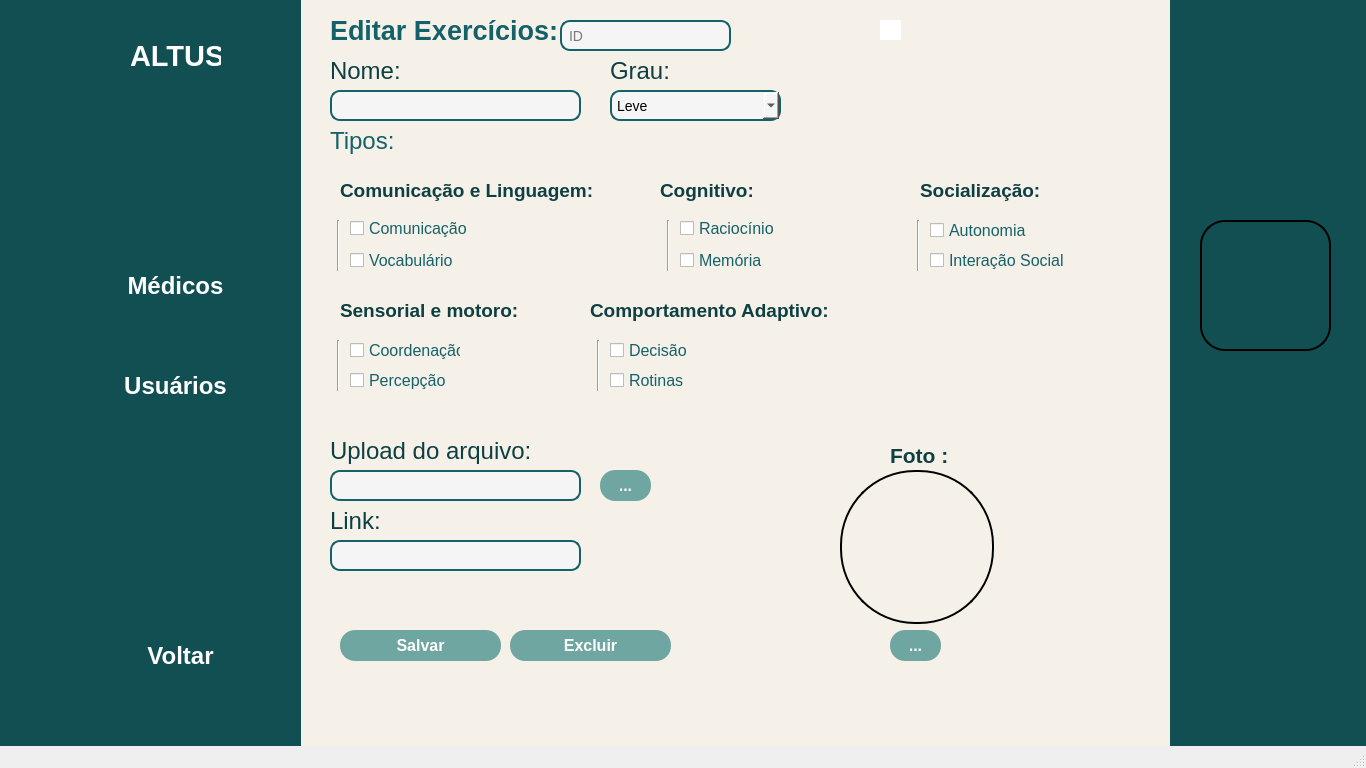
<?xml version="1.0" encoding="UTF-8"?>
<ui version="4.0">
 <class>MainWindow</class>
 <widget class="QMainWindow" name="MainWindow">
  <property name="geometry">
   <rect>
    <x>0</x>
    <y>0</y>
    <width>1366</width>
    <height>768</height>
   </rect>
  </property>
  <property name="minimumSize">
   <size>
    <width>1366</width>
    <height>768</height>
   </size>
  </property>
  <property name="maximumSize">
   <size>
    <width>1366</width>
    <height>768</height>
   </size>
  </property>
  <property name="windowTitle">
   <string>MainWindow</string>
  </property>
  <property name="styleSheet">
   <string notr="true">QLineEdit,QComboBox {
    border: 2px solid #156169;
    border-radius: 10px;
    padding: 5px;
 
    background-color: #f5f5f5; 
    font-size: 14px;
}

QPushButton {
    background-color: #6fa6a1;
    color: white;
    font-weight: bold;
    border: none;
    border-radius: 15px;
    padding: 8px 20px;
}

QPushButton:hover {
    background-color: #5c938d;
}

QPushButton:pressed {
    background-color: #4b7d78;
}

QLabel, QCheckBox{
 color: #156169;
}
label_fundo{
background-color: #00000;
}</string>
  </property>
  <widget class="QWidget" name="centralwidget">
   <widget class="QLineEdit" name="txt_nome">
    <property name="geometry">
     <rect>
      <x>330</x>
      <y>90</y>
      <width>251</width>
      <height>31</height>
     </rect>
    </property>
    <property name="text">
     <string/>
    </property>
    <property name="placeholderText">
     <string/>
    </property>
   </widget>
   <widget class="QLabel" name="label_11">
    <property name="geometry">
     <rect>
      <x>330</x>
      <y>-10</y>
      <width>351</width>
      <height>81</height>
     </rect>
    </property>
    <property name="font">
     <font>
      <family>Nirmala UI</family>
      <pointsize>20</pointsize>
      <weight>75</weight>
      <bold>true</bold>
     </font>
    </property>
    <property name="text">
     <string>Editar Exercícios:</string>
    </property>
   </widget>
   <widget class="QLabel" name="label_12">
    <property name="geometry">
     <rect>
      <x>330</x>
      <y>30</y>
      <width>261</width>
      <height>81</height>
     </rect>
    </property>
    <property name="font">
     <font>
      <family>Nirmala UI</family>
      <pointsize>18</pointsize>
      <weight>50</weight>
      <bold>false</bold>
     </font>
    </property>
    <property name="styleSheet">
     <string notr="true">color: #0E3F42</string>
    </property>
    <property name="text">
     <string>Nome:</string>
    </property>
   </widget>
   <widget class="QLabel" name="label_13">
    <property name="geometry">
     <rect>
      <x>610</x>
      <y>40</y>
      <width>261</width>
      <height>61</height>
     </rect>
    </property>
    <property name="font">
     <font>
      <family>Nirmala UI</family>
      <pointsize>18</pointsize>
      <weight>50</weight>
      <bold>false</bold>
     </font>
    </property>
    <property name="styleSheet">
     <string notr="true">color: #0E3F42</string>
    </property>
    <property name="text">
     <string>Grau:</string>
    </property>
   </widget>
   <widget class="QComboBox" name="cmb_grau">
    <property name="geometry">
     <rect>
      <x>610</x>
      <y>90</y>
      <width>171</width>
      <height>31</height>
     </rect>
    </property>
    <item>
     <property name="text">
      <string>Leve</string>
     </property>
    </item>
    <item>
     <property name="text">
      <string>Moderado</string>
     </property>
    </item>
    <item>
     <property name="text">
      <string>Grave</string>
     </property>
    </item>
   </widget>
   <widget class="QLabel" name="label_14">
    <property name="geometry">
     <rect>
      <x>330</x>
      <y>100</y>
      <width>261</width>
      <height>81</height>
     </rect>
    </property>
    <property name="font">
     <font>
      <family>Nirmala UI</family>
      <pointsize>18</pointsize>
      <weight>50</weight>
      <bold>false</bold>
     </font>
    </property>
    <property name="text">
     <string>Tipos:</string>
    </property>
   </widget>
   <widget class="QCheckBox" name="cb_comunicacao">
    <property name="geometry">
     <rect>
      <x>350</x>
      <y>220</y>
      <width>121</width>
      <height>17</height>
     </rect>
    </property>
    <property name="font">
     <font>
      <pointsize>12</pointsize>
     </font>
    </property>
    <property name="text">
     <string>Comunicação</string>
    </property>
   </widget>
   <widget class="QCheckBox" name="cb_vocabulario">
    <property name="geometry">
     <rect>
      <x>350</x>
      <y>250</y>
      <width>111</width>
      <height>21</height>
     </rect>
    </property>
    <property name="font">
     <font>
      <pointsize>12</pointsize>
     </font>
    </property>
    <property name="text">
     <string>Vocabulário</string>
    </property>
   </widget>
   <widget class="QLabel" name="label_17">
    <property name="geometry">
     <rect>
      <x>340</x>
      <y>280</y>
      <width>261</width>
      <height>61</height>
     </rect>
    </property>
    <property name="font">
     <font>
      <family>Nirmala UI</family>
      <pointsize>14</pointsize>
      <weight>75</weight>
      <bold>true</bold>
     </font>
    </property>
    <property name="styleSheet">
     <string notr="true">color: #0E3F42</string>
    </property>
    <property name="text">
     <string>Sensorial e motoro:</string>
    </property>
   </widget>
   <widget class="QCheckBox" name="cb_coordenacao">
    <property name="geometry">
     <rect>
      <x>350</x>
      <y>340</y>
      <width>111</width>
      <height>21</height>
     </rect>
    </property>
    <property name="font">
     <font>
      <pointsize>12</pointsize>
     </font>
    </property>
    <property name="text">
     <string>Coordenação</string>
    </property>
   </widget>
   <widget class="QCheckBox" name="cb_percepcao">
    <property name="geometry">
     <rect>
      <x>350</x>
      <y>370</y>
      <width>111</width>
      <height>21</height>
     </rect>
    </property>
    <property name="font">
     <font>
      <pointsize>12</pointsize>
     </font>
    </property>
    <property name="text">
     <string>Percepção</string>
    </property>
   </widget>
   <widget class="QCheckBox" name="cb_raciocinio">
    <property name="geometry">
     <rect>
      <x>680</x>
      <y>220</y>
      <width>121</width>
      <height>17</height>
     </rect>
    </property>
    <property name="font">
     <font>
      <pointsize>12</pointsize>
     </font>
    </property>
    <property name="text">
     <string>Raciocínio</string>
    </property>
   </widget>
   <widget class="QCheckBox" name="cb_rotina">
    <property name="geometry">
     <rect>
      <x>610</x>
      <y>370</y>
      <width>111</width>
      <height>21</height>
     </rect>
    </property>
    <property name="font">
     <font>
      <pointsize>12</pointsize>
     </font>
    </property>
    <property name="text">
     <string>Rotinas</string>
    </property>
   </widget>
   <widget class="QCheckBox" name="cb_memoria">
    <property name="geometry">
     <rect>
      <x>680</x>
      <y>250</y>
      <width>111</width>
      <height>21</height>
     </rect>
    </property>
    <property name="font">
     <font>
      <pointsize>12</pointsize>
     </font>
    </property>
    <property name="text">
     <string>Memória</string>
    </property>
   </widget>
   <widget class="QLabel" name="label_18">
    <property name="geometry">
     <rect>
      <x>660</x>
      <y>160</y>
      <width>261</width>
      <height>61</height>
     </rect>
    </property>
    <property name="font">
     <font>
      <family>Nirmala UI</family>
      <pointsize>14</pointsize>
      <weight>75</weight>
      <bold>true</bold>
     </font>
    </property>
    <property name="styleSheet">
     <string notr="true">color: #0E3F42</string>
    </property>
    <property name="text">
     <string>Cognitivo:</string>
    </property>
   </widget>
   <widget class="QCheckBox" name="cb_decisao">
    <property name="geometry">
     <rect>
      <x>610</x>
      <y>340</y>
      <width>111</width>
      <height>21</height>
     </rect>
    </property>
    <property name="font">
     <font>
      <pointsize>12</pointsize>
     </font>
    </property>
    <property name="text">
     <string>Decisão</string>
    </property>
   </widget>
   <widget class="QCheckBox" name="cb_interacao">
    <property name="geometry">
     <rect>
      <x>930</x>
      <y>250</y>
      <width>141</width>
      <height>21</height>
     </rect>
    </property>
    <property name="font">
     <font>
      <pointsize>12</pointsize>
     </font>
    </property>
    <property name="text">
     <string>Interação Social</string>
    </property>
   </widget>
   <widget class="QCheckBox" name="cb_autonomia">
    <property name="geometry">
     <rect>
      <x>930</x>
      <y>220</y>
      <width>121</width>
      <height>21</height>
     </rect>
    </property>
    <property name="font">
     <font>
      <pointsize>12</pointsize>
     </font>
    </property>
    <property name="text">
     <string>Autonomia</string>
    </property>
   </widget>
   <widget class="QLabel" name="label_19">
    <property name="geometry">
     <rect>
      <x>920</x>
      <y>150</y>
      <width>121</width>
      <height>81</height>
     </rect>
    </property>
    <property name="font">
     <font>
      <family>Nirmala UI</family>
      <pointsize>14</pointsize>
      <weight>75</weight>
      <bold>true</bold>
     </font>
    </property>
    <property name="styleSheet">
     <string notr="true">color: #0E3F42</string>
    </property>
    <property name="text">
     <string>Socialização:</string>
    </property>
   </widget>
   <widget class="QLabel" name="label_21">
    <property name="geometry">
     <rect>
      <x>330</x>
      <y>410</y>
      <width>261</width>
      <height>81</height>
     </rect>
    </property>
    <property name="font">
     <font>
      <family>Nirmala UI</family>
      <pointsize>18</pointsize>
      <weight>50</weight>
      <bold>false</bold>
     </font>
    </property>
    <property name="styleSheet">
     <string notr="true">color: #0E3F42</string>
    </property>
    <property name="text">
     <string>Upload do arquivo:</string>
    </property>
   </widget>
   <widget class="QLineEdit" name="txt_upaqv">
    <property name="geometry">
     <rect>
      <x>330</x>
      <y>470</y>
      <width>251</width>
      <height>31</height>
     </rect>
    </property>
    <property name="text">
     <string/>
    </property>
    <property name="placeholderText">
     <string/>
    </property>
   </widget>
   <widget class="QLabel" name="label_22">
    <property name="geometry">
     <rect>
      <x>330</x>
      <y>480</y>
      <width>261</width>
      <height>81</height>
     </rect>
    </property>
    <property name="font">
     <font>
      <family>Nirmala UI</family>
      <pointsize>18</pointsize>
      <weight>50</weight>
      <bold>false</bold>
     </font>
    </property>
    <property name="styleSheet">
     <string notr="true">color: #0E3F42</string>
    </property>
    <property name="text">
     <string>Link:</string>
    </property>
   </widget>
   <widget class="QLineEdit" name="txt_link">
    <property name="geometry">
     <rect>
      <x>330</x>
      <y>540</y>
      <width>251</width>
      <height>31</height>
     </rect>
    </property>
    <property name="text">
     <string/>
    </property>
    <property name="placeholderText">
     <string/>
    </property>
   </widget>
   <widget class="QPushButton" name="btn_salvar">
    <property name="geometry">
     <rect>
      <x>340</x>
      <y>630</y>
      <width>161</width>
      <height>31</height>
     </rect>
    </property>
    <property name="font">
     <font>
      <family>Nirmala UI</family>
      <pointsize>12</pointsize>
      <weight>75</weight>
      <bold>true</bold>
     </font>
    </property>
    <property name="text">
     <string>Salvar</string>
    </property>
   </widget>
   <widget class="QPushButton" name="btn_aqv">
    <property name="geometry">
     <rect>
      <x>600</x>
      <y>470</y>
      <width>51</width>
      <height>31</height>
     </rect>
    </property>
    <property name="font">
     <font>
      <family>Nirmala UI</family>
      <pointsize>12</pointsize>
      <weight>75</weight>
      <bold>true</bold>
     </font>
    </property>
    <property name="text">
     <string>...</string>
    </property>
   </widget>
   <widget class="QLabel" name="lbl_foto">
    <property name="geometry">
     <rect>
      <x>840</x>
      <y>470</y>
      <width>154</width>
      <height>154</height>
     </rect>
    </property>
    <property name="styleSheet">
     <string notr="true">border: 2px solid black;
border-radius: 75px;
min-width: 150px;
min-height: 150px;
max-width: 150px;
max-height: 150px;</string>
    </property>
    <property name="text">
     <string/>
    </property>
   </widget>
   <widget class="QPushButton" name="btn_foto">
    <property name="geometry">
     <rect>
      <x>890</x>
      <y>630</y>
      <width>51</width>
      <height>31</height>
     </rect>
    </property>
    <property name="font">
     <font>
      <family>Nirmala UI</family>
      <pointsize>12</pointsize>
      <weight>75</weight>
      <bold>true</bold>
     </font>
    </property>
    <property name="text">
     <string>...</string>
    </property>
   </widget>
   <widget class="QLabel" name="label_25">
    <property name="geometry">
     <rect>
      <x>890</x>
      <y>440</y>
      <width>61</width>
      <height>31</height>
     </rect>
    </property>
    <property name="font">
     <font>
      <family>Nirmala UI</family>
      <pointsize>16</pointsize>
      <weight>75</weight>
      <bold>true</bold>
     </font>
    </property>
    <property name="styleSheet">
     <string notr="true">color: #0E3F42</string>
    </property>
    <property name="text">
     <string>Foto :</string>
    </property>
   </widget>
   <widget class="QPushButton" name="btn_usuarios2">
    <property name="geometry">
     <rect>
      <x>-10</x>
      <y>350</y>
      <width>71</width>
      <height>71</height>
     </rect>
    </property>
    <property name="styleSheet">
     <string notr="true">QPushButton {
    background-color: transparent;
    border: none;
    color: white;
    font: bold 14px 'Segoe UI';
    text-align: left;
    padding: 10px;
}
QPushButton:hover {
    color: #cce7f0;
}</string>
    </property>
    <property name="text">
     <string/>
    </property>
    <property name="icon">
     <iconset>
      <normaloff>icones/perfil-de-usuario (1).png</normaloff>icones/perfil-de-usuario (1).png</iconset>
    </property>
    <property name="iconSize">
     <size>
      <width>64</width>
      <height>64</height>
     </size>
    </property>
   </widget>
   <widget class="QLabel" name="label">
    <property name="geometry">
     <rect>
      <x>-10</x>
      <y>0</y>
      <width>311</width>
      <height>781</height>
     </rect>
    </property>
    <property name="styleSheet">
     <string notr="true">background-color: #124F53
 ;</string>
    </property>
    <property name="text">
     <string/>
    </property>
   </widget>
   <widget class="QLabel" name="label_2">
    <property name="geometry">
     <rect>
      <x>-30</x>
      <y>0</y>
      <width>191</width>
      <height>181</height>
     </rect>
    </property>
    <property name="text">
     <string/>
    </property>
    <property name="pixmap">
     <pixmap>icones/logo_altus.png</pixmap>
    </property>
    <property name="scaledContents">
     <bool>true</bool>
    </property>
   </widget>
   <widget class="QPushButton" name="btn_sair">
    <property name="geometry">
     <rect>
      <x>100</x>
      <y>620</y>
      <width>161</width>
      <height>71</height>
     </rect>
    </property>
    <property name="font">
     <font>
      <pointsize>-1</pointsize>
      <weight>75</weight>
      <bold>true</bold>
     </font>
    </property>
    <property name="styleSheet">
     <string notr="true">QPushButton#btn_sair {
    background-color: #124F53;
    color: white;
    border: none;
    border-radius: 15px;
    padding: 15px 40px;
    font-weight: bold;
    font-size: 24px;
}

QPushButton#btn_sair:hover {
    background-color: #2C6A70;
}

QPushButton#btn_sair:pressed {
    background-color: #b71c1c;
}
</string>
    </property>
    <property name="text">
     <string>Voltar</string>
    </property>
   </widget>
   <widget class="QLabel" name="lbl_altus">
    <property name="geometry">
     <rect>
      <x>130</x>
      <y>20</y>
      <width>91</width>
      <height>71</height>
     </rect>
    </property>
    <property name="font">
     <font>
      <family>Nirmala UI</family>
      <pointsize>22</pointsize>
      <weight>75</weight>
      <bold>true</bold>
     </font>
    </property>
    <property name="styleSheet">
     <string notr="true">color:white
;</string>
    </property>
    <property name="text">
     <string>ALTUS</string>
    </property>
   </widget>
   <widget class="QPushButton" name="btn_medicos">
    <property name="geometry">
     <rect>
      <x>80</x>
      <y>250</y>
      <width>191</width>
      <height>71</height>
     </rect>
    </property>
    <property name="font">
     <font>
      <pointsize>-1</pointsize>
      <weight>75</weight>
      <bold>true</bold>
     </font>
    </property>
    <property name="styleSheet">
     <string notr="true">QPushButton {
    background-color: #124F53;
    color: white;
    border: none;
    border-radius: 15px;
    padding: 15px 40px;
    font-weight: bold;
    font-size: 24px;
}

QPushButton:hover {
    background-color: #2C6A70;
}

QPushButton:pressed {
    background-color: #b71c1c;
}
</string>
    </property>
    <property name="text">
     <string>Médicos</string>
    </property>
   </widget>
   <widget class="QPushButton" name="btn_usuarios">
    <property name="geometry">
     <rect>
      <x>80</x>
      <y>350</y>
      <width>191</width>
      <height>71</height>
     </rect>
    </property>
    <property name="font">
     <font>
      <pointsize>-1</pointsize>
      <weight>75</weight>
      <bold>true</bold>
     </font>
    </property>
    <property name="styleSheet">
     <string notr="true">QPushButton {
    background-color: #124F53;
    color: white;
    border: none;
    border-radius: 15px;
    padding: 15px 40px;
    font-weight: bold;
    font-size: 24px;
}

QPushButton:hover {
    background-color: #2C6A70;
}

QPushButton:pressed {
    background-color: #b71c1c;
}
</string>
    </property>
    <property name="text">
     <string>Usuários</string>
    </property>
   </widget>
   <widget class="QPushButton" name="btn_medicos2">
    <property name="geometry">
     <rect>
      <x>-10</x>
      <y>250</y>
      <width>81</width>
      <height>71</height>
     </rect>
    </property>
    <property name="styleSheet">
     <string notr="true">QPushButton {
    background-color: transparent;
    border: none;
    color: white;
    font: bold 14px 'Segoe UI';
    text-align: left;
    padding: 10px;
}
QPushButton:hover {
    color: #cce7f0;
}</string>
    </property>
    <property name="text">
     <string/>
    </property>
    <property name="icon">
     <iconset>
      <normaloff>icones/medico (1).png</normaloff>icones/medico (1).png</iconset>
    </property>
    <property name="iconSize">
     <size>
      <width>64</width>
      <height>64</height>
     </size>
    </property>
    <property name="autoRepeatInterval">
     <number>98</number>
    </property>
   </widget>
   <widget class="QLabel" name="label_4">
    <property name="geometry">
     <rect>
      <x>1200</x>
      <y>220</y>
      <width>131</width>
      <height>131</height>
     </rect>
    </property>
    <property name="styleSheet">
     <string notr="true">QLabel {
    border: 2px solid #000000;
    border-radius: 25px;
    background-color: #white;
    background-image: url(icones/user.png);
    background-position: center;
    background-repeat: no-repeat;
}
</string>
    </property>
    <property name="text">
     <string/>
    </property>
    <property name="pixmap">
     <pixmap>icones/edit_ex.png</pixmap>
    </property>
    <property name="scaledContents">
     <bool>true</bool>
    </property>
   </widget>
   <widget class="QLabel" name="label_3">
    <property name="geometry">
     <rect>
      <x>1170</x>
      <y>0</y>
      <width>291</width>
      <height>781</height>
     </rect>
    </property>
    <property name="styleSheet">
     <string notr="true">background-color: #124F53
 ;</string>
    </property>
    <property name="text">
     <string/>
    </property>
   </widget>
   <widget class="QLabel" name="label_23">
    <property name="geometry">
     <rect>
      <x>230</x>
      <y>-10</y>
      <width>1366</width>
      <height>768</height>
     </rect>
    </property>
    <property name="maximumSize">
     <size>
      <width>1366</width>
      <height>768</height>
     </size>
    </property>
    <property name="styleSheet">
     <string notr="true">background-color: #f5f1e8 ;</string>
    </property>
    <property name="text">
     <string/>
    </property>
   </widget>
   <widget class="Line" name="line">
    <property name="geometry">
     <rect>
      <x>910</x>
      <y>220</y>
      <width>16</width>
      <height>51</height>
     </rect>
    </property>
    <property name="styleSheet">
     <string notr="true">color: #124F53
 ;</string>
    </property>
    <property name="orientation">
     <enum>Qt::Vertical</enum>
    </property>
   </widget>
   <widget class="Line" name="line_2">
    <property name="geometry">
     <rect>
      <x>660</x>
      <y>220</y>
      <width>16</width>
      <height>51</height>
     </rect>
    </property>
    <property name="styleSheet">
     <string notr="true">color: #124F53
 ;</string>
    </property>
    <property name="orientation">
     <enum>Qt::Vertical</enum>
    </property>
   </widget>
   <widget class="QLabel" name="label_20">
    <property name="geometry">
     <rect>
      <x>590</x>
      <y>280</y>
      <width>261</width>
      <height>61</height>
     </rect>
    </property>
    <property name="font">
     <font>
      <family>Nirmala UI</family>
      <pointsize>14</pointsize>
      <weight>75</weight>
      <bold>true</bold>
     </font>
    </property>
    <property name="styleSheet">
     <string notr="true">color: #0E3F42</string>
    </property>
    <property name="text">
     <string>Comportamento Adaptivo:</string>
    </property>
   </widget>
   <widget class="Line" name="line_4">
    <property name="geometry">
     <rect>
      <x>590</x>
      <y>340</y>
      <width>16</width>
      <height>51</height>
     </rect>
    </property>
    <property name="styleSheet">
     <string notr="true">color: #124F53
 ;</string>
    </property>
    <property name="orientation">
     <enum>Qt::Vertical</enum>
    </property>
   </widget>
   <widget class="Line" name="line_3">
    <property name="geometry">
     <rect>
      <x>330</x>
      <y>340</y>
      <width>16</width>
      <height>51</height>
     </rect>
    </property>
    <property name="styleSheet">
     <string notr="true">color: #124F53
 ;</string>
    </property>
    <property name="orientation">
     <enum>Qt::Vertical</enum>
    </property>
   </widget>
   <widget class="Line" name="line_5">
    <property name="geometry">
     <rect>
      <x>330</x>
      <y>220</y>
      <width>16</width>
      <height>51</height>
     </rect>
    </property>
    <property name="styleSheet">
     <string notr="true">color: #124F53
 ;</string>
    </property>
    <property name="orientation">
     <enum>Qt::Vertical</enum>
    </property>
   </widget>
   <widget class="QLabel" name="label_24">
    <property name="geometry">
     <rect>
      <x>340</x>
      <y>160</y>
      <width>261</width>
      <height>61</height>
     </rect>
    </property>
    <property name="font">
     <font>
      <family>Nirmala UI</family>
      <pointsize>14</pointsize>
      <weight>75</weight>
      <bold>true</bold>
     </font>
    </property>
    <property name="styleSheet">
     <string notr="true">color: #0E3F42</string>
    </property>
    <property name="text">
     <string>Comunicação e Linguagem:</string>
    </property>
   </widget>
   <widget class="QLineEdit" name="txt_pesquisar">
    <property name="geometry">
     <rect>
      <x>560</x>
      <y>20</y>
      <width>171</width>
      <height>31</height>
     </rect>
    </property>
    <property name="text">
     <string/>
    </property>
    <property name="placeholderText">
     <string>ID</string>
    </property>
   </widget>
   <widget class="QPushButton" name="btn_pesquisar">
    <property name="geometry">
     <rect>
      <x>880</x>
      <y>20</y>
      <width>21</width>
      <height>20</height>
     </rect>
    </property>
    <property name="font">
     <font>
      <family>Nirmala UI</family>
      <pointsize>12</pointsize>
      <weight>75</weight>
      <bold>true</bold>
     </font>
    </property>
    <property name="styleSheet">
     <string notr="true">background-color:white;</string>
    </property>
    <property name="text">
     <string/>
    </property>
    <property name="icon">
     <iconset>
      <normaloff>icones/pesquisar.png</normaloff>icones/pesquisar.png</iconset>
    </property>
    <property name="checkable">
     <bool>false</bool>
    </property>
   </widget>
   <widget class="QPushButton" name="btn_voltar">
    <property name="geometry">
     <rect>
      <x>10</x>
      <y>620</y>
      <width>81</width>
      <height>71</height>
     </rect>
    </property>
    <property name="styleSheet">
     <string notr="true">QPushButton {
    background-color: transparent;
    border: none;
    color: white;
    font: bold 14px 'Segoe UI';
    text-align: left;
    padding: 10px;
}
QPushButton:hover {
    color: #cce7f0;
}</string>
    </property>
    <property name="text">
     <string/>
    </property>
    <property name="icon">
     <iconset>
      <normaloff>icones/voltar.png</normaloff>icones/voltar.png</iconset>
    </property>
    <property name="iconSize">
     <size>
      <width>64</width>
      <height>64</height>
     </size>
    </property>
    <property name="checkable">
     <bool>false</bool>
    </property>
   </widget>
   <widget class="QPushButton" name="btn_excluir">
    <property name="geometry">
     <rect>
      <x>510</x>
      <y>630</y>
      <width>161</width>
      <height>31</height>
     </rect>
    </property>
    <property name="font">
     <font>
      <family>Nirmala UI</family>
      <pointsize>12</pointsize>
      <weight>75</weight>
      <bold>true</bold>
     </font>
    </property>
    <property name="text">
     <string>Excluir</string>
    </property>
   </widget>
   <zorder>label_23</zorder>
   <zorder>btn_pesquisar</zorder>
   <zorder>label</zorder>
   <zorder>label_3</zorder>
   <zorder>txt_nome</zorder>
   <zorder>label_11</zorder>
   <zorder>label_12</zorder>
   <zorder>label_13</zorder>
   <zorder>cmb_grau</zorder>
   <zorder>label_14</zorder>
   <zorder>cb_comunicacao</zorder>
   <zorder>cb_vocabulario</zorder>
   <zorder>label_17</zorder>
   <zorder>cb_coordenacao</zorder>
   <zorder>cb_percepcao</zorder>
   <zorder>cb_raciocinio</zorder>
   <zorder>cb_rotina</zorder>
   <zorder>cb_memoria</zorder>
   <zorder>label_18</zorder>
   <zorder>cb_decisao</zorder>
   <zorder>cb_interacao</zorder>
   <zorder>cb_autonomia</zorder>
   <zorder>label_19</zorder>
   <zorder>label_21</zorder>
   <zorder>txt_upaqv</zorder>
   <zorder>label_22</zorder>
   <zorder>txt_link</zorder>
   <zorder>btn_salvar</zorder>
   <zorder>btn_aqv</zorder>
   <zorder>lbl_foto</zorder>
   <zorder>btn_foto</zorder>
   <zorder>label_25</zorder>
   <zorder>btn_usuarios2</zorder>
   <zorder>label_2</zorder>
   <zorder>btn_sair</zorder>
   <zorder>lbl_altus</zorder>
   <zorder>btn_medicos</zorder>
   <zorder>btn_usuarios</zorder>
   <zorder>btn_medicos2</zorder>
   <zorder>label_4</zorder>
   <zorder>line</zorder>
   <zorder>line_2</zorder>
   <zorder>label_20</zorder>
   <zorder>line_4</zorder>
   <zorder>line_3</zorder>
   <zorder>line_5</zorder>
   <zorder>label_24</zorder>
   <zorder>txt_pesquisar</zorder>
   <zorder>btn_voltar</zorder>
   <zorder>btn_excluir</zorder>
  </widget>
  <widget class="QStatusBar" name="statusbar"/>
 </widget>
 <resources/>
 <connections/>
</ui>
